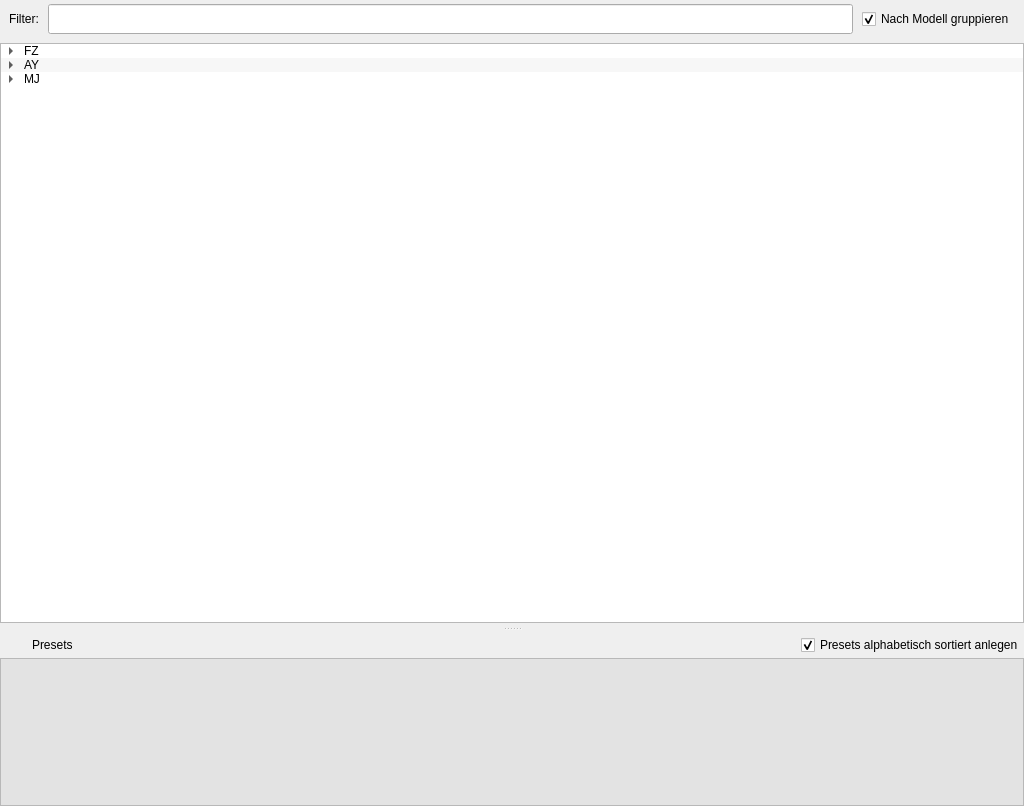
<?xml version="1.0" encoding="UTF-8"?>
<ui version="4.0">
 <class>WizardPage</class>
 <widget class="QWizardPage" name="WizardPage">
  <property name="geometry">
   <rect>
    <x>0</x>
    <y>0</y>
    <width>1024</width>
    <height>806</height>
   </rect>
  </property>
  <property name="windowTitle">
   <string>Farbkombinationen</string>
  </property>
  <property name="title">
   <string>Farbkombinationen</string>
  </property>
  <property name="subTitle">
   <string>Bitte die benötigten Farbkombinationen auswählen. Aus jeder gewählten Farbkombination wird genau ein Referenzbildpreset erstellt.</string>
  </property>
  <layout class="QVBoxLayout" name="verticalLayout_3">
   <property name="leftMargin">
    <number>0</number>
   </property>
   <property name="topMargin">
    <number>0</number>
   </property>
   <property name="rightMargin">
    <number>0</number>
   </property>
   <property name="bottomMargin">
    <number>0</number>
   </property>
   <item>
    <widget class="QSplitter" name="treeSplitter">
     <property name="orientation">
      <enum>Qt::Vertical</enum>
     </property>
     <property name="handleWidth">
      <number>12</number>
     </property>
     <widget class="QWidget" name="widgetPresetSelection" native="true">
      <property name="sizePolicy">
       <sizepolicy hsizetype="Preferred" vsizetype="Preferred">
        <horstretch>0</horstretch>
        <verstretch>10</verstretch>
       </sizepolicy>
      </property>
      <layout class="QVBoxLayout" name="verticalLayout">
       <property name="spacing">
        <number>0</number>
       </property>
       <property name="leftMargin">
        <number>0</number>
       </property>
       <property name="topMargin">
        <number>0</number>
       </property>
       <property name="rightMargin">
        <number>0</number>
       </property>
       <property name="bottomMargin">
        <number>0</number>
       </property>
       <item>
        <layout class="QHBoxLayout" name="horizontalLayout">
         <property name="spacing">
          <number>9</number>
         </property>
         <property name="leftMargin">
          <number>9</number>
         </property>
         <property name="topMargin">
          <number>4</number>
         </property>
         <property name="rightMargin">
          <number>9</number>
         </property>
         <property name="bottomMargin">
          <number>9</number>
         </property>
         <item alignment="Qt::AlignVCenter">
          <widget class="QLabel" name="label">
           <property name="minimumSize">
            <size>
             <width>0</width>
             <height>30</height>
            </size>
           </property>
           <property name="text">
            <string>Filter:</string>
           </property>
          </widget>
         </item>
         <item alignment="Qt::AlignVCenter">
          <widget class="QLineEdit" name="lineEditFilter">
           <property name="minimumSize">
            <size>
             <width>35</width>
             <height>30</height>
            </size>
           </property>
          </widget>
         </item>
         <item alignment="Qt::AlignVCenter">
          <widget class="QCheckBox" name="checkBox_models">
           <property name="minimumSize">
            <size>
             <width>0</width>
             <height>30</height>
            </size>
           </property>
           <property name="whatsThis">
            <string>Gruppiert die ausgelesenen Farbkombination nach den zugehörigen Modellen.</string>
           </property>
           <property name="text">
            <string>Nach Modell gruppieren</string>
           </property>
           <property name="checked">
            <bool>true</bool>
           </property>
          </widget>
         </item>
        </layout>
       </item>
       <item>
        <widget class="QTreeWidget" name="fakomTree">
         <property name="sizePolicy">
          <sizepolicy hsizetype="Expanding" vsizetype="Expanding">
           <horstretch>0</horstretch>
           <verstretch>10</verstretch>
          </sizepolicy>
         </property>
         <property name="tabKeyNavigation">
          <bool>true</bool>
         </property>
         <property name="alternatingRowColors">
          <bool>true</bool>
         </property>
         <property name="selectionMode">
          <enum>QAbstractItemView::MultiSelection</enum>
         </property>
         <property name="animated">
          <bool>true</bool>
         </property>
         <property name="wordWrap">
          <bool>true</bool>
         </property>
         <property name="headerHidden">
          <bool>true</bool>
         </property>
         <property name="columnCount">
          <number>4</number>
         </property>
         <column>
          <property name="text">
           <string>Name</string>
          </property>
         </column>
         <column>
          <property name="text">
           <string>Grp</string>
          </property>
         </column>
         <column>
          <property name="text">
           <string>Sib</string>
          </property>
         </column>
         <column>
          <property name="text">
           <string notr="true">4</string>
          </property>
         </column>
         <item>
          <property name="text">
           <string>FZ</string>
          </property>
          <item>
           <property name="text">
            <string>A6 FZ-N2M-7HA</string>
           </property>
          </item>
          <item>
           <property name="text">
            <string>A6 FZ-N5W-7HA</string>
           </property>
          </item>
          <item>
           <property name="text">
            <string>A6 FZ-N5W-7HB</string>
           </property>
          </item>
          <item>
           <property name="text">
            <string>A6 FZ-N5W-7HC</string>
           </property>
          </item>
         </item>
         <item>
          <property name="text">
           <string>AY</string>
          </property>
          <item>
           <property name="text">
            <string>A6 AY-N5W-7HB</string>
           </property>
          </item>
          <item>
           <property name="text">
            <string>A6 AY-N5W-7HC</string>
           </property>
          </item>
          <item>
           <property name="text">
            <string>A6 AY-N5W-7HE</string>
           </property>
          </item>
         </item>
         <item>
          <property name="text">
           <string>MJ</string>
          </property>
          <item>
           <property name="text">
            <string>A6 MJ-N2M-7HA</string>
           </property>
          </item>
          <item>
           <property name="text">
            <string>A6 MJ-N5W-7HA</string>
           </property>
          </item>
          <item>
           <property name="text">
            <string>A6 MJ-N5W-7HB</string>
           </property>
          </item>
          <item>
           <property name="text">
            <string>A6 MJ-N5W-7HC</string>
           </property>
          </item>
          <item>
           <property name="text">
            <string>A6 MJ-N1F-7HA</string>
           </property>
          </item>
          <item>
           <property name="text">
            <string>A6 MJ-N1F-7HB</string>
           </property>
          </item>
          <item>
           <property name="text">
            <string>A6 MJ-N1F-7HC</string>
           </property>
          </item>
         </item>
        </widget>
       </item>
      </layout>
     </widget>
     <widget class="QWidget" name="widgetPresetDisplay" native="true">
      <property name="sizePolicy">
       <sizepolicy hsizetype="Preferred" vsizetype="Preferred">
        <horstretch>0</horstretch>
        <verstretch>3</verstretch>
       </sizepolicy>
      </property>
      <layout class="QVBoxLayout" name="verticalLayout_2">
       <property name="spacing">
        <number>0</number>
       </property>
       <property name="leftMargin">
        <number>0</number>
       </property>
       <property name="topMargin">
        <number>0</number>
       </property>
       <property name="rightMargin">
        <number>0</number>
       </property>
       <property name="bottomMargin">
        <number>0</number>
       </property>
       <item>
        <layout class="QHBoxLayout" name="horizontalLayout_2">
         <property name="spacing">
          <number>2</number>
         </property>
         <property name="bottomMargin">
          <number>3</number>
         </property>
         <item>
          <widget class="QLabel" name="label_2">
           <property name="maximumSize">
            <size>
             <width>30</width>
             <height>30</height>
            </size>
           </property>
           <property name="text">
            <string/>
           </property>
           <property name="pixmap">
            <pixmap resource="res/preset_editor_rsc.qrc">:/type/preset_ref.png</pixmap>
           </property>
           <property name="scaledContents">
            <bool>true</bool>
           </property>
          </widget>
         </item>
         <item alignment="Qt::AlignVCenter">
          <widget class="QLabel" name="label_Selected">
           <property name="whatsThis">
            <string>Zeigt eine Übersicht der ausgewählten Presets.</string>
           </property>
           <property name="text">
            <string>Presets</string>
           </property>
          </widget>
         </item>
         <item alignment="Qt::AlignRight">
          <widget class="QCheckBox" name="checkBoxSort">
           <property name="whatsThis">
            <string>Erstellt die Presets unabhängig von der Auswahlreihenfolge in alphabetischer Reihenfolge.</string>
           </property>
           <property name="text">
            <string>Presets alphabetisch sortiert anlegen</string>
           </property>
           <property name="checked">
            <bool>true</bool>
           </property>
          </widget>
         </item>
        </layout>
       </item>
       <item>
        <widget class="QTreeWidget" name="treeWidget_Selected">
         <property name="sizePolicy">
          <sizepolicy hsizetype="Expanding" vsizetype="Expanding">
           <horstretch>0</horstretch>
           <verstretch>3</verstretch>
          </sizepolicy>
         </property>
         <property name="palette">
          <palette>
           <active>
            <colorrole role="Light">
             <brush brushstyle="SolidPattern">
              <color alpha="255">
               <red>227</red>
               <green>227</green>
               <blue>227</blue>
              </color>
             </brush>
            </colorrole>
            <colorrole role="Base">
             <brush brushstyle="SolidPattern">
              <color alpha="255">
               <red>227</red>
               <green>227</green>
               <blue>227</blue>
              </color>
             </brush>
            </colorrole>
           </active>
           <inactive>
            <colorrole role="Light">
             <brush brushstyle="SolidPattern">
              <color alpha="255">
               <red>227</red>
               <green>227</green>
               <blue>227</blue>
              </color>
             </brush>
            </colorrole>
            <colorrole role="Base">
             <brush brushstyle="SolidPattern">
              <color alpha="255">
               <red>227</red>
               <green>227</green>
               <blue>227</blue>
              </color>
             </brush>
            </colorrole>
           </inactive>
           <disabled>
            <colorrole role="Light">
             <brush brushstyle="SolidPattern">
              <color alpha="255">
               <red>227</red>
               <green>227</green>
               <blue>227</blue>
              </color>
             </brush>
            </colorrole>
            <colorrole role="Base">
             <brush brushstyle="SolidPattern">
              <color alpha="255">
               <red>240</red>
               <green>240</green>
               <blue>240</blue>
              </color>
             </brush>
            </colorrole>
           </disabled>
          </palette>
         </property>
         <property name="whatsThis">
          <string>Zeigt eine Übersicht der ausgewählten Presets.</string>
         </property>
         <property name="editTriggers">
          <set>QAbstractItemView::NoEditTriggers</set>
         </property>
         <property name="selectionMode">
          <enum>QAbstractItemView::MultiSelection</enum>
         </property>
         <property name="headerHidden">
          <bool>true</bool>
         </property>
         <column>
          <property name="text">
           <string>1</string>
          </property>
         </column>
        </widget>
       </item>
      </layout>
     </widget>
    </widget>
   </item>
  </layout>
 </widget>
 <resources>
  <include location="res/preset_editor_rsc.qrc"/>
 </resources>
 <connections/>
</ui>
